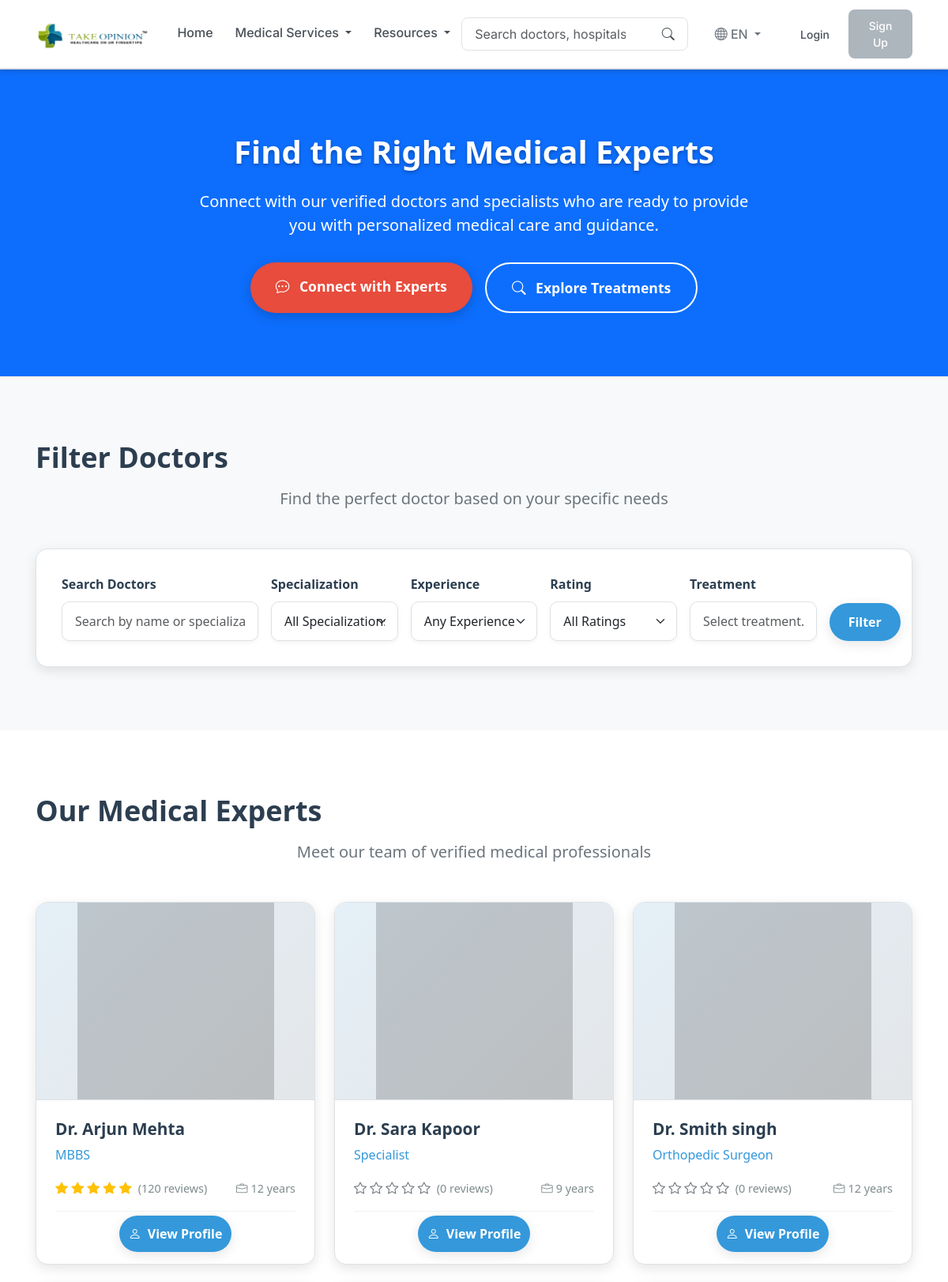
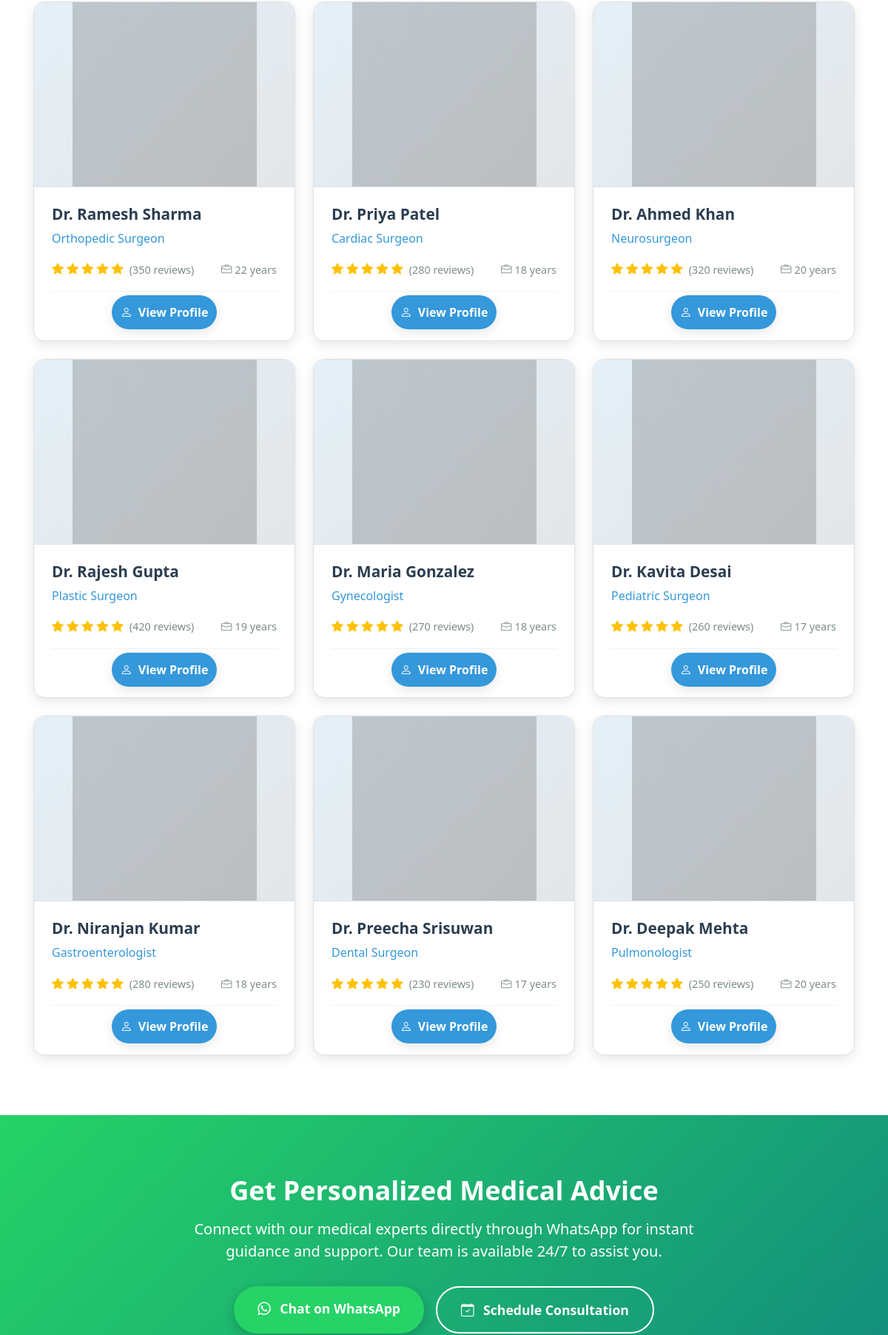
The app's page /doctors/ (upper part) with its own data (2 pictures, top to bottom).
### doctors/models.py (models this page shows, shortened)
class Doctor(models.Model):
    name = models.CharField(max_length=200)
    slug = models.SlugField(unique=True, blank=True)
    specialization = models.CharField(max_length=200, blank=True)
    key_points = models.TextField(blank=True)
    about = models.TextField(blank=True, help_text="Detailed description of the doctor's background and expertise")
    education = models.TextField(blank=True)
    experience_years = models.PositiveIntegerField(default=0)  # type: ignore
    treatments = models.ManyToManyField(Treatment, related_name="doctors", blank=True)
    hospitals = models.ManyToManyField(Hospital, related_name="doctors", blank=True)
    awards = models.TextField(blank=True, help_text="Enter awards separated by new lines")
    phone = models.CharField(max_length=20, blank=True)
    email = models.EmailField(blank=True)
    website = models.URLField(blank=True)
    rating = models.DecimalField(max_digits=3, decimal_places=2, default=0.0)
    review_count = models.PositiveIntegerField(default=0)  # type: ignore
    medical_license_number = models.CharField(max_length=50, blank=True)
    languages_spoken = models.CharField(max_length=200, blank=True, help_text="Languages spoken by the doctor, separated by commas")
    profile_picture = models.URLField(blank=True, help_text="URL to doctor's profile picture", validators=[validate_image_url])

### doctors/views.py (the view, shortened to what this page needs)
# urls.py: path("", views.doctors_list, name="doctors_list"),
def doctors_list(request: HttpRequest) -> HttpResponse:
    doctors = Doctor.objects.all()  # type: ignore
    search = request.GET.get('search', '')
    specialization = request.GET.get('specialization', '')
    experience = request.GET.get('experience', '')
    rating = request.GET.get('rating', '')
    treatment = request.GET.get('treatment', '')  # Add treatment filter
    hospital_id = request.GET.get('hospital', '')  # Add hospital filter for related doctors
    treatment_id = request.GET.get('treatment_id', '')  # Add treatment filter for related doctors
    if search:
        name_filter = Q(name__icontains=search)
        specialization_filter = Q(specialization__icontains=search)
        doctors = doctors.filter(name_filter | specialization_filter)  # type: ignore
    if specialization:
        doctors = doctors.filter(specialization__icontains=specialization)  # type: ignore
    if treatment:
        doctors = doctors.filter(treatments__name__icontains=treatment)  # type: ignore
    if hospital_id:
        doctors = doctors.filter(hospitals__id=hospital_id)  # type: ignore
    if treatment_id:
        doctors = doctors.filter(treatments__id=treatment_id)  # type: ignore
    if search or specialization or experience or rating or treatment or hospital_id or treatment_id:
        doctors = doctors.distinct()  # type: ignore
    context = {
        'doctors': doctors,
        'search_filter': search,
        'specialization_filter': specialization,
        'experience_filter': experience,
        'rating_filter': rating,
        'treatment_filter': treatment,
        'hospital_filter': hospital_id,
        'treatment_id_filter': treatment_id,
    }
    return render(request, "doctors/list.html", context)

### core/context_processors.py (called while the page is built)
def translation_context(request):
    language_code = request.session.get('django_language', settings.LANGUAGE_CODE.split('-')[0])
    translations = get_translations(language_code)
    return {
        'translations': translations,
        'current_language': language_code,
        'available_languages': settings.LANGUAGES,
    }

### core/translations.py (called while the page is built)
def get_translations(language_code):
    return TRANSLATIONS.get(language_code, TRANSLATIONS['en'])

### doctors/templates/doctors/list.html (shortened to what this page needs)
{% extends 'base.html' %}
{% load static %}
{% block content %}
<div class="doctors-page">
  <section class="hero-section" aria-labelledby="hero-heading">
    <div class="container hero-content">
      <h1 id="hero-heading" class="hero-title">Find the Right Medical Experts</h1>
      <p class="hero-subtitle">Connect with our verified doctors and specialists who are ready to provide you with personalized medical care and guidance.</p>
      <div class="hero-buttons">
        <a href="/doctors/" class="btn-primary-large">
          <i class="bi bi-chat-dots me-2"></i> Connect with Experts
        </a>
        <a href="/treatments/" class="btn-secondary-large">
          <i class="bi bi-search me-2"></i> Explore Treatments
        </a>
      </div>
    </div>
  </section>
  <section class="filter-section" aria-labelledby="filter-heading">
    <div class="container">
      <div class="section-header">
        <h2 id="filter-heading" class="section-title">Filter Doctors</h2>
        <p class="section-subtitle">Find the perfect doctor based on your specific needs</p>
      </div>
      <div class="filter-card">
        <form id="doctor-filter-form" method="GET" class="filter-form">
          <div class="row g-3">
            <div class="col-md-3">
              <label class="form-label">Search Doctors</label>
              <input type="text" class="form-control" name="search" id="search-filter" value="{{ search_filter }}" placeholder="Search by name or specialization">
            </div>
            <div class="col-md-2">
              <label class="form-label">Specialization</label>
              <select class="form-select" name="specialization" id="specialization-filter">
                <option value="">All Specializations</option>
              </select>
            </div>
            <div class="col-md-2">
              <label class="form-label">Experience</label>
              <select class="form-select" name="experience" id="experience-filter">
                <option value="">Any Experience</option>
              </select>
            </div>
            <div class="col-md-2">
              <label class="form-label">Rating</label>
              <select class="form-select" name="rating" id="rating-filter">
                <option value="">All Ratings</option>
              </select>
            </div>
            <div class="col-md-2">
              <label class="form-label">Treatment</label>
              <div class="searchable-dropdown">
                <input type="text" class="form-control searchable-dropdown-input" id="treatment-search-input" placeholder="Select treatment..." readonly>
              </div>
            </div>
            <div class="col-md-1 d-flex align-items-end">
              <button type="submit" class="btn">Filter</button>
            </div>
          </div>
        </form>
      </div>
    </div>
  </section>
  <section class="doctors-section" aria-labelledby="doctors-heading">
    <div class="container">
      <div class="section-header">
        <h2 id="doctors-heading" class="section-title">Our Medical Experts</h2>
        <p class="section-subtitle">Meet our team of verified medical professionals</p>
      </div>
      <div class="doctors-grid">
        {% for d in doctors %}
        <div class="doctor-card">
          <div class="doctor-image-container">
            {% if d.profile_picture and d.profile_picture != '' %}
              {% if 'http' in d.profile_picture or 'https' in d.profile_picture %}
                <img src="{{ d.profile_picture }}" class="doctor-image" alt="{{ d.name }}" onerror="this.src='https://ui-avatars.com/api/?name={{ d.name|urlencode }}&background=0D6EFD&color=fff&size=256'; this.classList.add('fallback');">
              {% else %}
                <img src="{{ d.profile_picture }}" class="doctor-image" alt="{{ d.name }}" onerror="this.src='https://ui-avatars.com/api/?name={{ d.name|urlencode }}&background=0D6EFD&color=fff&size=256'; this.classList.add('fallback');">
              {% endif %}
            {% else %}
              <img src="https://ui-avatars.com/api/?name={{ d.name|urlencode }}&background=0D6EFD&color=fff&size=256" class="doctor-image fallback" alt="{{ d.name }}">
            {% endif %}
          </div>
          <div class="doctor-body">
            <h3 class="doctor-name">{{ d.name }}</h3>
            <div class="doctor-specialization">{{ d.specialization|default:'Specialist' }}</div>
            <div class="doctor-meta">
              <div class="doctor-rating">
                <div class="rating-stars">
                  {% for i in "12345" %}
                    {% if forloop.counter <= d.rating|floatformat:"0"|add:"0" %}
                      <i class="bi bi-star-fill text-warning"></i>
                    {% else %}
                      <i class="bi bi-star text-muted"></i>
                    {% endif %}
                  {% endfor %}
                </div>
                <span class="rating-count">({{ d.review_count|default:0 }} reviews)</span>
              </div>
              <div class="doctor-experience">
                <i class="bi bi-briefcase"></i> {{ d.experience_years }} years
              </div>
            </div>
            <div class="doctor-footer">
              <a href="/doctors/{{ d.slug }}/" class="btn-doctor-profile">
                <i class="bi bi-person me-1"></i> View Profile
              </a>
            </div>
          </div>
        </div>
        {% endfor %}
      </div>
    </div>
  </section>
  <section class="whatsapp-section" aria-labelledby="whatsapp-heading">
    <div class="container">
      <h2 id="whatsapp-heading" class="whatsapp-title">Get Personalized Medical Advice</h2>
      <p class="whatsapp-subtitle">Connect with our medical experts directly through WhatsApp for instant guidance and support. Our team is available 24/7 to assist you.</p>
      <div class="whatsapp-buttons">
        <a href="https://wa.me/8851619647" class="btn-whatsapp">
          <i class="bi bi-whatsapp me-2"></i> Chat on WhatsApp
        </a>
        <a href="/book/" class="btn-consultation">
          <i class="bi bi-calendar-check me-2"></i> Schedule Consultation
        </a>
      </div>
    </div>
  </section>
</div>
{% endblock %}

### static/css/main.css (style rules this page uses)
:root { --medical-red: #adb5bd; --medical-red-dark: #868e96; --medical-green: #adb5bd; --medical-green-dark: #868e96; --medical-blue: #adb5bd; --medical-blue-dark: #868e96; --medical-blue-light: #e9ecef; --turquoise: #adb5bd; --slate-blue: #adb5bd; --platinum: #e9ecef; --glacier: #e9ecef; --ice-blue: #f8f9fa; --white: #ffffff; --light-gray: #f8f9fa; --dark-gray: #495057; --border-color: #dee2e6; --shadow-color: rgba(0, 0, 0, 0.1); }
body { font-family: 'Inter', system-ui, -apple-system, sans-serif; color: var(--dark-gray); background-color: var(--white); line-height: 1.6; padding: 0; margin: 0; }
h1, h2, h3, h4, h5, h6 { font-weight: 700; color: var(--dark-gray); margin-bottom: 0.5rem; }
h1 { font-size: 2.5rem; }
h2 { font-size: 2rem; }
h3 { font-size: 1.75rem; }
p { margin-bottom: 1rem; color: var(--dark-gray); }
a { color: var(--medical-blue); text-decoration: none; }
.btn { border-radius: 0.5rem; font-weight: 500; padding: 0.625rem 1.125rem; transition: all 0.2s ease; border: none; }
.form-control, .form-select { border-radius: 0.5rem; border: 1px solid var(--border-color); padding: 0.75rem 1rem; background-color: var(--white); font-size: 1rem; }
.form-label { font-weight: 500; margin-bottom: 0.5rem; color: var(--dark-gray); }
.section-title { display: flex; align-items: center; gap: 0.75rem; margin-bottom: 1.5rem; }
.text-muted { color: #6c757d !important; }
.container, .container-fluid { padding-left: 15px; padding-right: 15px; }

### records on screen
Doctor: name "Dr. Arjun Mehta", specialization "MBBS", review_count "120", experience_years "12"
Doctor: name "Dr. Sara Kapoor", specialization "Specialist", rating 0 (drawn), review_count "0", experience_years "9"
Doctor: name "Dr. Smith singh", specialization "Orthopedic Surgeon", rating 0 (drawn), review_count "0", experience_years "12"
Doctor: name "Dr. Ramesh Sharma", specialization "Orthopedic Surgeon", review_count "350", experience_years "22"
Doctor: name "Dr. Priya Patel", specialization "Cardiac Surgeon", review_count "280", experience_years "18"
Doctor: name "Dr. Ahmed Khan", specialization "Neurosurgeon", review_count "320", experience_years "20"
Doctor: name "Dr. Rajesh Gupta", specialization "Plastic Surgeon", review_count "420", experience_years "19"
Doctor: name "Dr. Maria Gonzalez", specialization "Gynecologist", review_count "270", experience_years "18"
Doctor: name "Dr. Kavita Desai", specialization "Pediatric Surgeon", review_count "260", experience_years "17"
Doctor: name "Dr. Niranjan Kumar", specialization "Gastroenterologist", review_count "280", experience_years "18"
Doctor: name "Dr. Preecha Srisuwan", specialization "Dental Surgeon", review_count "230", experience_years "17"
Doctor: name "Dr. Deepak Mehta", specialization "Pulmonologist", review_count "250", experience_years "20"

### other values on screen
{{ translations.home }} "Home"
{{ translations.medical_services }} "Medical Services"
{{ current_language|upper }} "EN"
{{ translations.login }} "Login"
{{ translations.sign_up }} "Sign Up"
